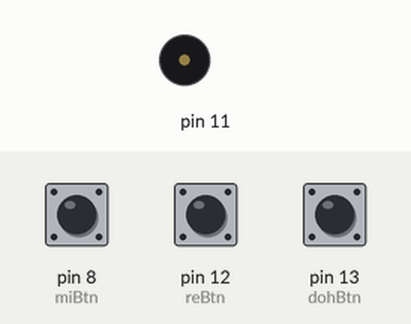
A sketch run on a simulated Arduino Uno, built with avr-gcc and run on an emulated ATmega328P. Shown: buzzer (waves = sounding). The test bench sets the inputs (shaded band); at power-on: pin 8 (miBtn) LOW, pin 12 (reBtn) LOW, pin 13 (dohBtn) LOW.

Above: at 1.2 s.
1.3 s: pin 8 (miBtn) pulled HIGH for 0.15 s
At 1.38 s:
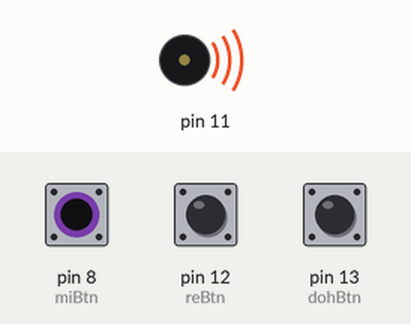
2.9 s: pin 8 (miBtn) pulled HIGH for 3.2 s
At 6.8 s:
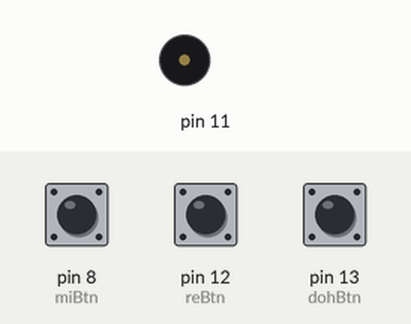
7.6 s: pin 12 (reBtn) pulled HIGH for 3.2 s
At 8.8 s:
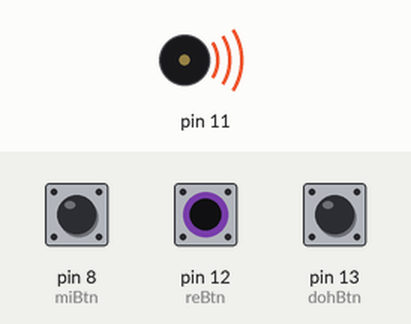
Timing chart, 0 to 12.3 s (numbered marks = the images above; inputs shaded):
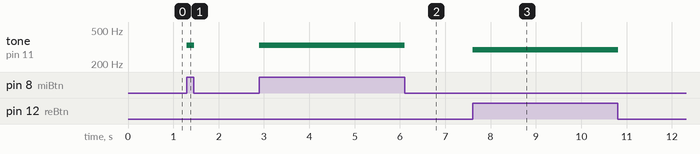

The sketch:

11_3tones.ino
```cpp
int dohBtn = 13;
int reBtn = 12;
int miBtn = 8;

void setup()
{
  pinMode(dohBtn, INPUT);
  pinMode(reBtn, INPUT);
  pinMode(miBtn, INPUT);
}

void loop()
{
  int readDoh = digitalRead(dohBtn);
  int readRe = digitalRead(reBtn);
  int readMi = digitalRead(miBtn);

  if(readDoh == 1){
    doh();
  } else if (readRe == 1) {
    re();
  } else if (readMi == 1) {
    mi();
  }

}

void doh(){
  tone(11, 263, 10);
}

void re(){
  tone(11, 294, 10);
}

void mi(){
  tone(11, 330, 10);
}
```

Measured:
- after the input at 1.3 s, tone on pin 11: silent → 330 Hz at once, → silent 0.16 s later
- after the input at 2.9 s, tone on pin 11: silent → 330 Hz at once, → silent 3.2 s later
- after the input at 7.6 s, tone on pin 11: silent → 294 Hz at once, → silent 3.2 s later
